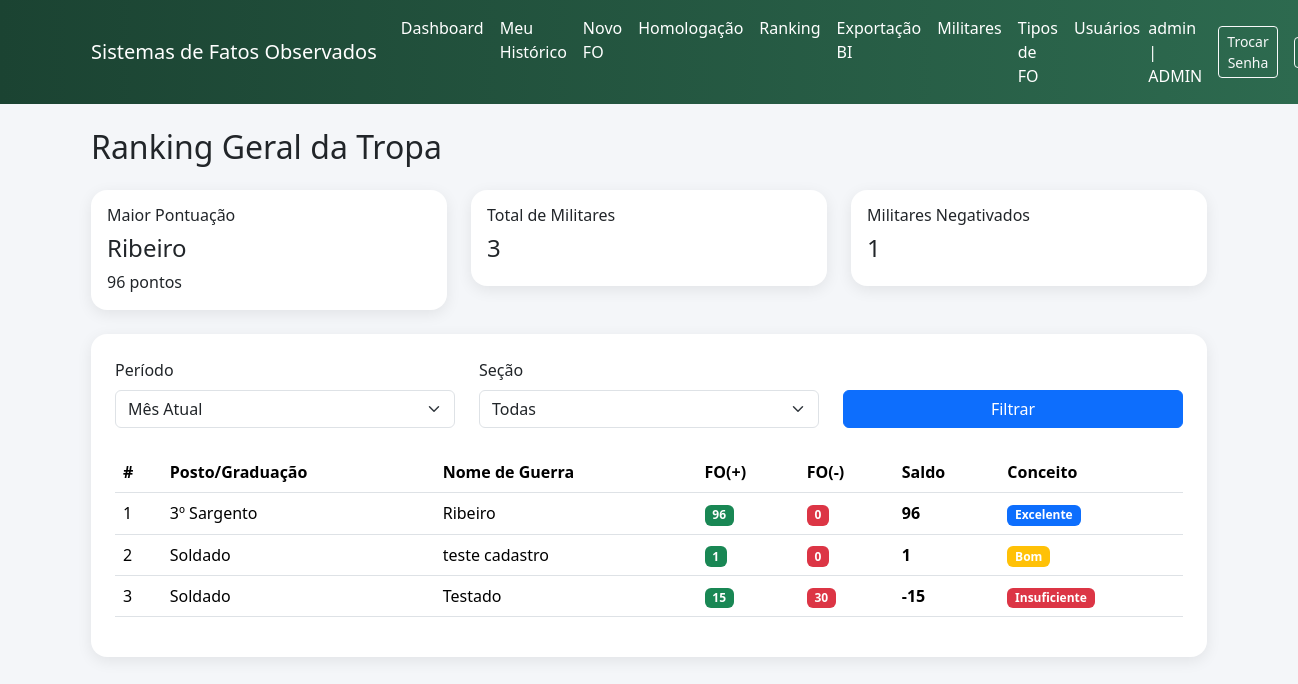
The app's page /fo/ranking (signed in), older data.
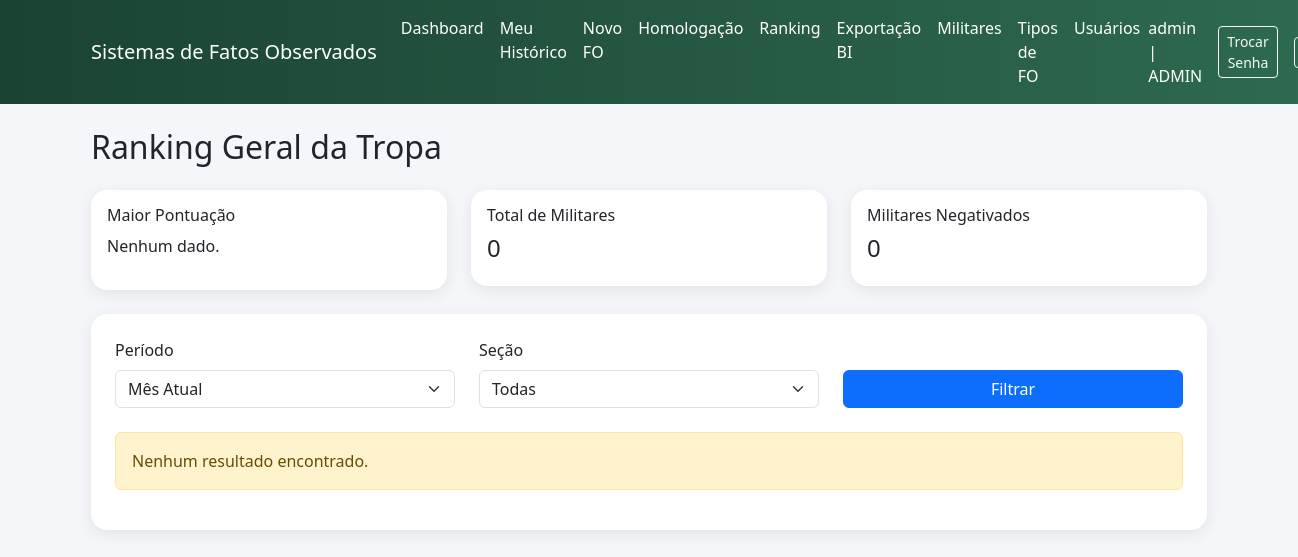
The same page, newer data.
### app/fo/models.py (models this page shows)
class Militar(db.Model):
    __tablename__ = "militares"
    id = db.Column(db.Integer, primary_key=True)
    nome_guerra = db.Column(db.String(120), nullable=False)
    identidade_militar = db.Column(db.String(30), unique=True, nullable=False)
    id_posto_graduacao = db.Column(
        db.Integer,
        db.ForeignKey("posto_graduacao.id", ondelete="RESTRICT"),
        nullable=False
    )
    data_de_praca = db.Column(db.Date, nullable=False)
    id_secao = db.Column(
        db.Integer,
        db.ForeignKey("secoes.id", ondelete="RESTRICT"),
        nullable=False
    )
    foto_url = db.Column(db.String(255), nullable=True)
    ativo = db.Column(db.Boolean, default=True, nullable=False)
    posto_graduacao = db.relationship("PostoGraduacao")
    secao = db.relationship("Secao")

### app/fo/routes.py (the view)
@fo_bp.route("/ranking")
@login_required
def ranking():
    periodo = request.args.get("periodo", "mes")
    secao_id = request.args.get("secao_id", type=int)
    query = db.session.query(
        Militar.id.label("militar_id"),
        Militar.nome_guerra.label("nome_guerra"),
        Militar.id_posto_graduacao.label("id_posto_graduacao"),
        PostoGraduacao.nome.label("posto_grad"),
        Militar.data_de_praca.label("data_de_praca"),
        func.sum(
            case(
                (FatoObservado.sinal == "POSITIVO", FatoObservado.pontos),
                else_=0
            )
        ).label("pontos_positivos"),
        func.sum(
            case(
                (FatoObservado.sinal == "NEGATIVO", FatoObservado.pontos),
                else_=0
            )
        ).label("pontos_negativos")
    ).join(
        FatoObservado,
        FatoObservado.militar_id == Militar.id
    ).join(
        PostoGraduacao,
        Militar.id_posto_graduacao == PostoGraduacao.id
    ).filter(
        FatoObservado.status == "Publicado"
    )
    if secao_id:
        query = query.filter(Militar.id_secao == secao_id)
    query = query.group_by(
        Militar.id,
        Militar.nome_guerra,
        Militar.id_posto_graduacao,
        Militar.data_de_praca,
        PostoGraduacao.nome
    )
    resultados = query.all()
    ranking_lista = []
    for item in resultados:
        positivos = item.pontos_positivos or 0
        negativos = item.pontos_negativos or 0
        saldo = positivos - negativos
        if saldo > 10:
            conceito = "Excelente"
            badge = "primary"
        elif 5 <= saldo <= 10:
            conceito = "Muito Bom"
            badge = "success"
        elif 0 <= saldo <= 5:
            conceito = "Bom"
            badge = "warning"
        else:
            conceito = "Insuficiente"
            badge = "danger"
        ranking_lista.append({
            "militar_id": item.militar_id,
            "nome_guerra": item.nome_guerra,
            "posto_grad": item.posto_grad,
            "qtd_positivo": positivos,
            "qtd_negativo": negativos,
            "saldo": saldo,
            "conceito": conceito,
            "badge": badge,
            "id_posto_graduacao": item.id_posto_graduacao,
            "data_de_praca": item.data_de_praca
        })
    ranking_lista.sort(
        key=lambda x: (
            -x["saldo"],
            x["id_posto_graduacao"],
            x["data_de_praca"]
        )
    )
    secoes = Secao.query.order_by(Secao.nome.asc()).all()
    return render_template(
        "fo/ranking.html",
        ranking=ranking_lista,
        periodo=periodo,
        secoes=secoes
        )

### app/templates/fo/ranking.html (shortened to what this page needs)
{% extends "base.html" %}
{% block content %}
<h2 class="mb-4">Ranking Geral da Tropa</h2>
<div class="row mb-4">
    <div class="col-md-4">
        <div class="card card-glass p-3">
            <h6>Maior Pontuação</h6>
            {% if ranking %}
                <h4>
                    {{ ranking[0].nome_guerra }}
                </h4>
                <p class="mb-0">
                    {{ ranking[0].saldo }} pontos
                </p>
            {% else %}
                <p>Nenhum dado.</p>
            {% endif %}
        </div>
    </div>
    <div class="col-md-4">
        <div class="card card-glass p-3">
            <h6>Total de Militares</h6>
            <h4>{{ ranking|length }}</h4>
        </div>
    </div>
    <div class="col-md-4">
        <div class="card card-glass p-3">
            <h6>Militares Negativados</h6>
            <h4>
                {{ ranking | selectattr('saldo', 'lt', 0) | list | length }}
            </h4>
        </div>
    </div>
</div>
<div class="card card-glass p-4">
    <form method="GET" class="row mb-4">
        <div class="col-md-4">
            <label class="form-label">Período</label>
            <select name="periodo" class="form-select">
                <option value="mes"
                    {% if periodo == 'mes' %}selected{% endif %}>
                    Mês Atual
                </option>
            </select>
        </div>
        <div class="col-md-4">
            <label class="form-label">Seção</label>
            <select name="secao_id" class="form-select">
                <option value="">Todas</option>
            </select>
        </div>
        <div class="col-md-4 d-flex align-items-end">
            <button class="btn btn-primary w-100">
                Filtrar
            </button>
        </div>
    </form>
    {% if ranking %}
    <div class="table-responsive">
        <table class="table table-hover align-middle">
            <thead>
                <tr>
                    <th>#</th>
                    <th>Posto/Graduação</th>
                    <th>Nome de Guerra</th>
                    <th>FO(+)</th>
                    <th>FO(-)</th>
                    <th>Saldo</th>
                    <th>Conceito</th>
                </tr>
            </thead>
            <tbody>
                {% for militar in ranking %}
                <tr>
                    <td>
                        {{ loop.index }}
                    </td>
                    <td>
                        {{ militar.posto_grad }}
                    </td>
                    <td>
                        {{ militar.nome_guerra }}
                    </td>
                    <td>
                        <span class="badge bg-success">
                            {{ militar.qtd_positivo }}
                        </span>
                    </td>
                    <td>
                        <span class="badge bg-danger">
                            {{ militar.qtd_negativo }}
                        </span>
                    </td>
                    <td>
                        <strong>
                            {{ militar.saldo }}
                        </strong>
                    </td>
                    <td>
                        <span class="badge bg-{{ militar.badge }}">
                            {{ militar.conceito }}
                        </span>
                    </td>
                </tr>
                {% endfor %}
            </tbody>
        </table>
    </div>
    {% else %}
    <div class="alert alert-warning">
        Nenhum resultado encontrado.
    </div>
    {% endif %}
</div>
{% endblock %}

Row changes from the older to the newer data that the page shows:
no longer on this page (row edited): Militar: nome_guerra "Ribeiro", posto_grad "3º Sargento", qtd_positivo "96", qtd_negativo "0", saldo "96", conceito "Excelente"
no longer on this page (row edited): Militar: posto_grad "Soldado", nome_guerra "teste cadastro", qtd_positivo "1", qtd_negativo "0", saldo "1", conceito "Bom"
no longer on this page (row edited): Militar: posto_grad "Soldado", nome_guerra "Testado", qtd_positivo "15", qtd_negativo "30", saldo "-15", conceito "Insuficiente"
Text that changed along with them:
{{ ranking|length }}: "3" → "0"
{{ ranking | selectattr('saldo', 'lt', 0) | list | length }}: "1" → "0"
{{ ranking[0].saldo }}: "96" → (not shown)
text no longer shown: "pontos # Posto/Graduação Nome de Guerra FO(+) FO(-) Saldo Conceito"
text now shown: "Nenhum dado. Nenhum resultado encontrado."
